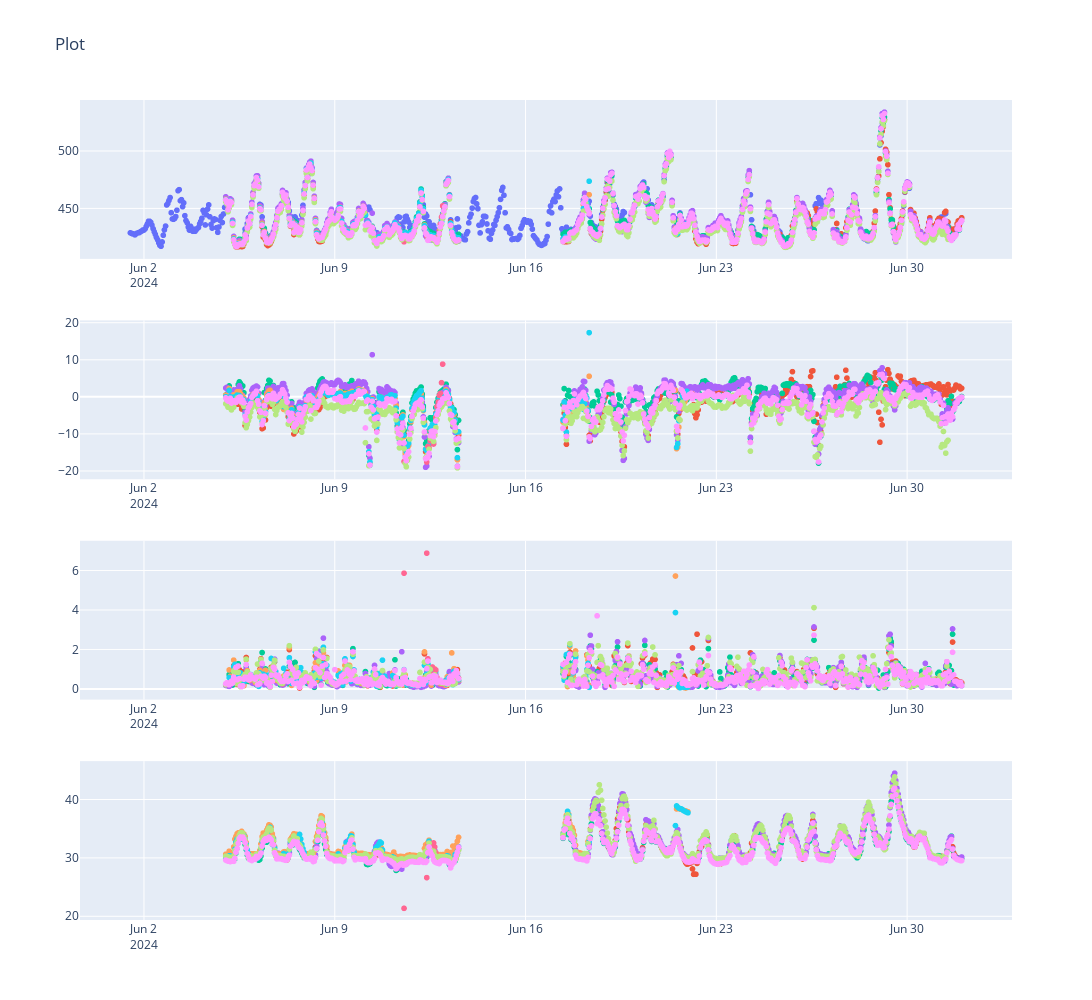

Notebook cell for this chart:
### Code cell
df_plot_1 = df_p_1h[["creation_timestamp", "sys_name_short", "picarro_corrected"]].rename({"picarro_corrected": "CO2"})
df_plot_2 = df_sbs[["creation_timestamp", "sys_name_short", "gmp343_corrected","gmp343_temperature", "gmp343_temperature_change", "diff"]].rename({"gmp343_corrected": "CO2"})
df_plot = pl.concat([df_plot_1,df_plot_2], how="diagonal")

# Quality Check
start = datetime(2024, 6, 1, 12, 0, 0).replace(tzinfo=timezone.utc)
end = datetime(2024, 7, 2, 0, 0, 0).replace(tzinfo=timezone.utc)

df_temp = df_plot.filter(pl.col("creation_timestamp").is_between(start, end))

figures = [
            px.scatter(df_temp, x="creation_timestamp", y = "CO2", color = "sys_name_short"),
            px.scatter(df_temp, x="creation_timestamp", y = "diff", color = "sys_name_short"),
            px.scatter(df_temp, x="creation_timestamp", y = "gmp343_temperature_change", color = "sys_name_short"),
            px.scatter(df_temp, x="creation_timestamp", y = "gmp343_temperature", color = "sys_name_short")
            
    ]

fig = make_subplots(rows=len(figures), cols=1) 

for i, figure in enumerate(figures):
    for trace in range(len(figure["data"])):
        fig.append_trace(figure["data"][trace], row=i+1, col=1)
        
fig.update_layout(title_text='Plot', height=1000, width=1300, showlegend=False) 
fig.show()

### Figure 1 — Plotly figure (JSON) as saved in the notebook; plotly's stock layout.template omitted (floating-point values rounded to 4 significant figures; data arrays with more than 128 entries replaced by an {"elided": "..."} marker saying what was removed)
{"data": [{"hovertemplate": "sys_name_short=Picarro<br>creation_timestamp=%{x}<br>CO2=%{y}<extra></extra>", "legendgroup": "Picarro", "marker": {"color": "#636efa", "symbol": "circle"}, "mode": "markers", "name": "Picarro", "showlegend": true, "type": "scattergl", "x": {"elided": "733 str values"}, "xaxis": "x", "y": {"elided": "733 float values"}, "yaxis": "y"}, {"hovertemplate": "sys_name_short=acropolis-2<br>creation_timestamp=%{x}<br>CO2=%{y}<extra></extra>", "legendgroup": "acropolis-2", "marker": {"color": "#EF553B", "symbol": "circle"}, "mode": "markers", "name": "acropolis-2", "showlegend": true, "type": "scattergl", "x": {"elided": "557 str values"}, "xaxis": "x", "y": {"elided": "557 float values"}, "yaxis": "y"}, {"hovertemplate": "sys_name_short=acropolis-4<br>creation_timestamp=%{x}<br>CO2=%{y}<extra></extra>", "legendgroup": "acropolis-4", "marker": {"color": "#00cc96", "symbol": "circle"}, "mode": "markers", "name": "acropolis-4", "showlegend": true, "type": "scattergl", "x": {"elided": "558 str values"}, "xaxis": "x", "y": {"elided": "558 float values"}, "yaxis": "y"}, {"hovertemplate": "sys_name_short=acropolis-6<br>creation_timestamp=%{x}<br>CO2=%{y}<extra></extra>", "legendgroup": "acropolis-6", "marker": {"color": "#ab63fa", "symbol": "circle"}, "mode": "markers", "name": "acropolis-6", "showlegend": true, "type": "scattergl", "x": {"elided": "558 str values"}, "xaxis": "x", "y": {"elided": "558 float values"}, "yaxis": "y"}, {"hovertemplate": "sys_name_short=acropolis-7<br>creation_timestamp=%{x}<br>CO2=%{y}<extra></extra>", "legendgroup": "acropolis-7", "marker": {"color": "#FFA15A", "symbol": "circle"}, "mode": "markers", "name": "acropolis-7", "showlegend": true, "type": "scattergl", "x": {"elided": "242 str values"}, "xaxis": "x", "y": {"elided": "242 float values"}, "yaxis": "y"}, {"hovertemplate": "sys_name_short=acropolis-14<br>creation_timestamp=%{x}<br>CO2=%{y}<extra></extra>", "legendgroup": "acropolis-14", "marker": {"color": "#19d3f3", "symbol": "circle"}, "mode": "markers", "name": "acropolis-14", "showlegend": true, "type": "scattergl", "x": {"elided": "242 str values"}, "xaxis": "x", "y": {"elided": "242 float values"}, "yaxis": "y"}, {"hovertemplate": "sys_name_short=acropolis-15<br>creation_timestamp=%{x}<br>CO2=%{y}<extra></extra>", "legendgroup": "acropolis-15", "marker": {"color": "#FF6692", "symbol": "circle"}, "mode": "markers", "name": "acropolis-15", "showlegend": true, "type": "scattergl", "x": ["2024-06-11T13:00:00+00:00", "2024-06-12T09:00:00+00:00", "2024-06-12T10:00:00+00:00", "2024-06-12T11:00:00+00:00", "2024-06-12T12:00:00+00:00", "2024-06-12T13:00:00+00:00", "2024-06-12T14:00:00+00:00", "2024-06-12T15:00:00+00:00", "2024-06-12T16:00:00+00:00", "2024-06-12T17:00:00+00:00", "2024-06-12T18:00:00+00:00", "2024-06-12T19:00:00+00:00", "2024-06-12T20:00:00+00:00", "2024-06-12T21:00:00+00:00", "2024-06-12T22:00:00+00:00", "2024-06-12T23:00:00+00:00"], "xaxis": "x", "y": [421.0, 426.0, 425.3, 424.9, 423.9, 424.4, 423.3, 422.7, 422.5, 423.5, 422.8, 425.8, 431.0, 436.6, 442.7, 452.4], "yaxis": "y"}, {"hovertemplate": "sys_name_short=acropolis-17<br>creation_timestamp=%{x}<br>CO2=%{y}<extra></extra>", "legendgroup": "acropolis-17", "marker": {"color": "#B6E880", "symbol": "circle"}, "mode": "markers", "name": "acropolis-17", "showlegend": true, "type": "scattergl", "x": {"elided": "544 str values"}, "xaxis": "x", "y": {"elided": "544 float values"}, "yaxis": "y"}, {"hovertemplate": "sys_name_short=acropolis-19<br>creation_timestamp=%{x}<br>CO2=%{y}<extra></extra>", "legendgroup": "acropolis-19", "marker": {"color": "#FF97FF", "symbol": "circle"}, "mode": "markers", "name": "acropolis-19", "showlegend": true, "type": "scattergl", "x": {"elided": "558 str values"}, "xaxis": "x", "y": {"elided": "558 float values"}, "yaxis": "y"}, {"hovertemplate": "sys_name_short=Picarro<br>creation_timestamp=%{x}<br>diff=%{y}<extra></extra>", "legendgroup": "Picarro", "marker": {"color": "#636efa", "symbol": "circle"}, "mode": "markers", "name": "Picarro", "showlegend": true, "type": "scattergl", "x": {"elided": "733 str values"}, "xaxis": "x2", "y": {"elided": "733 null values"}, "yaxis": "y2"}, {"hovertemplate": "sys_name_short=acropolis-2<br>creation_timestamp=%{x}<br>diff=%{y}<extra></extra>", "legendgroup": "acropolis-2", "marker": {"color": "#EF553B", "symbol": "circle"}, "mode": "markers", "name": "acropolis-2", "showlegend": true, "type": "scattergl", "x": {"elided": "557 str values"}, "xaxis": "x2", "y": {"elided": "557 float values"}, "yaxis": "y2"}, {"hovertemplate": "sys_name_short=acropolis-4<br>creation_timestamp=%{x}<br>diff=%{y}<extra></extra>", "legendgroup": "acropolis-4", "marker": {"color": "#00cc96", "symbol": "circle"}, "mode": "markers", "name": "acropolis-4", "showlegend": true, "type": "scattergl", "x": {"elided": "558 str values"}, "xaxis": "x2", "y": {"elided": "558 float values"}, "yaxis": "y2"}, {"hovertemplate": "sys_name_short=acropolis-6<br>creation_timestamp=%{x}<br>diff=%{y}<extra></extra>", "legendgroup": "acropolis-6", "marker": {"color": "#ab63fa", "symbol": "circle"}, "mode": "markers", "name": "acropolis-6", "showlegend": true, "type": "scattergl", "x": {"elided": "558 str values"}, "xaxis": "x2", "y": {"elided": "558 float values"}, "yaxis": "y2"}, {"hovertemplate": "sys_name_short=acropolis-7<br>creation_timestamp=%{x}<br>diff=%{y}<extra></extra>", "legendgroup": "acropolis-7", "marker": {"color": "#FFA15A", "symbol": "circle"}, "mode": "markers", "name": "acropolis-7", "showlegend": true, "type": "scattergl", "x": {"elided": "242 str values"}, "xaxis": "x2", "y": {"elided": "242 float values"}, "yaxis": "y2"}, {"hovertemplate": "sys_name_short=acropolis-14<br>creation_timestamp=%{x}<br>diff=%{y}<extra></extra>", "legendgroup": "acropolis-14", "marker": {"color": "#19d3f3", "symbol": "circle"}, "mode": "markers", "name": "acropolis-14", "showlegend": true, "type": "scattergl", "x": {"elided": "242 str values"}, "xaxis": "x2", "y": {"elided": "242 float values"}, "yaxis": "y2"}, {"hovertemplate": "sys_name_short=acropolis-15<br>creation_timestamp=%{x}<br>diff=%{y}<extra></extra>", "legendgroup": "acropolis-15", "marker": {"color": "#FF6692", "symbol": "circle"}, "mode": "markers", "name": "acropolis-15", "showlegend": true, "type": "scattergl", "x": ["2024-06-11T13:00:00+00:00", "2024-06-12T09:00:00+00:00", "2024-06-12T10:00:00+00:00", "2024-06-12T11:00:00+00:00", "2024-06-12T12:00:00+00:00", "2024-06-12T13:00:00+00:00", "2024-06-12T14:00:00+00:00", "2024-06-12T15:00:00+00:00", "2024-06-12T16:00:00+00:00", "2024-06-12T17:00:00+00:00", "2024-06-12T18:00:00+00:00", "2024-06-12T19:00:00+00:00", "2024-06-12T20:00:00+00:00", "2024-06-12T21:00:00+00:00", "2024-06-12T22:00:00+00:00", "2024-06-12T23:00:00+00:00"], "xaxis": "x2", "y": [-17.37, -17.5, -13.3, -13.69, -11.72, -10.13, -9.976, -12.63, -9.827, -5.579, -2.542, -1.28, 0.5158, 1.06, 3.953, 8.962], "yaxis": "y2"}, {"hovertemplate": "sys_name_short=acropolis-17<br>creation_timestamp=%{x}<br>diff=%{y}<extra></extra>", "legendgroup": "acropolis-17", "marker": {"color": "#B6E880", "symbol": "circle"}, "mode": "markers", "name": "acropolis-17", "showlegend": true, "type": "scattergl", "x": {"elided": "544 str values"}, "xaxis": "x2", "y": {"elided": "544 float values"}, "yaxis": "y2"}, {"hovertemplate": "sys_name_short=acropolis-19<br>creation_timestamp=%{x}<br>diff=%{y}<extra></extra>", "legendgroup": "acropolis-19", "marker": {"color": "#FF97FF", "symbol": "circle"}, "mode": "markers", "name": "acropolis-19", "showlegend": true, "type": "scattergl", "x": {"elided": "558 str values"}, "xaxis": "x2", "y": {"elided": "558 float values"}, "yaxis": "y2"}, {"hovertemplate": "sys_name_short=Picarro<br>creation_timestamp=%{x}<br>gmp343_temperature_change=%{y}<extra></extra>", "legendgroup": "Picarro", "marker": {"color": "#636efa", "symbol": "circle"}, "mode": "markers", "name": "Picarro", "showlegend": true, "type": "scattergl", "x": {"elided": "733 str values"}, "xaxis": "x3", "y": {"elided": "733 null values"}, "yaxis": "y3"}, {"hovertemplate": "sys_name_short=acropolis-2<br>creation_timestamp=%{x}<br>gmp343_temperature_change=%{y}<extra></extra>", "legendgroup": "acropolis-2", "marker": {"color": "#EF553B", "symbol": "circle"}, "mode": "markers", "name": "acropolis-2", "showlegend": true, "type": "scattergl", "x": {"elided": "557 str values"}, "xaxis": "x3", "y": {"elided": "557 float values"}, "yaxis": "y3"}, {"hovertemplate": "sys_name_short=acropolis-4<br>creation_timestamp=%{x}<br>gmp343_temperature_change=%{y}<extra></extra>", "legendgroup": "acropolis-4", "marker": {"color": "#00cc96", "symbol": "circle"}, "mode": "markers", "name": "acropolis-4", "showlegend": true, "type": "scattergl", "x": {"elided": "558 str values"}, "xaxis": "x3", "y": {"elided": "558 float values"}, "yaxis": "y3"}, {"hovertemplate": "sys_name_short=acropolis-6<br>creation_timestamp=%{x}<br>gmp343_temperature_change=%{y}<extra></extra>", "legendgroup": "acropolis-6", "marker": {"color": "#ab63fa", "symbol": "circle"}, "mode": "markers", "name": "acropolis-6", "showlegend": true, "type": "scattergl", "x": {"elided": "558 str values"}, "xaxis": "x3", "y": {"elided": "558 float values"}, "yaxis": "y3"}, {"hovertemplate": "sys_name_short=acropolis-7<br>creation_timestamp=%{x}<br>gmp343_temperature_change=%{y}<extra></extra>", "legendgroup": "acropolis-7", "marker": {"color": "#FFA15A", "symbol": "circle"}, "mode": "markers", "name": "acropolis-7", "showlegend": true, "type": "scattergl", "x": {"elided": "242 str values"}, "xaxis": "x3", "y": {"elided": "242 float values"}, "yaxis": "y3"}, {"hovertemplate": "sys_name_short=acropolis-14<br>creation_timestamp=%{x}<br>gmp343_temperature_change=%{y}<extra></extra>", "legendgroup": "acropolis-14", "marker": {"color": "#19d3f3", "symbol": "circle"}, "mode": "markers", "name": "acropolis-14", "showlegend": true, "type": "scattergl", "x": {"elided": "242 str values"}, "xaxis": "x3", "y": {"elided": "242 float values"}, "yaxis": "y3"}, {"hovertemplate": "sys_name_short=acropolis-15<br>creation_timestamp=%{x}<br>gmp343_temperature_change=%{y}<extra></extra>", "legendgroup": "acropolis-15", "marker": {"color": "#FF6692", "symbol": "circle"}, "mode": "markers", "name": "acropolis-15", "showlegend": true, "type": "scattergl", "x": ["2024-06-11T13:00:00+00:00", "2024-06-12T09:00:00+00:00", "2024-06-12T10:00:00+00:00", "2024-06-12T11:00:00+00:00", "2024-06-12T12:00:00+00:00", "2024-06-12T13:00:00+00:00", "2024-06-12T14:00:00+00:00", "2024-06-12T15:00:00+00:00", "2024-06-12T16:00:00+00:00", "2024-06-12T17:00:00+00:00", "2024-06-12T18:00:00+00:00", "2024-06-12T19:00:00+00:00", "2024-06-12T20:00:00+00:00", "2024-06-12T21:00:00+00:00", "2024-06-12T22:00:00+00:00", "2024-06-12T23:00:00+00:00"], "xaxis": "x3", "y": [5.9, 6.917, 1.55, 0.7333, 0.7, 0.7667, 1.133, 0.5, 0.8, 0.9833, 0.6, 0.4833, 0.3333, 0.2667, 0.3, 0.25], "yaxis": "y3"}, {"hovertemplate": "sys_name_short=acropolis-17<br>creation_timestamp=%{x}<br>gmp343_temperature_change=%{y}<extra></extra>", "legendgroup": "acropolis-17", "marker": {"color": "#B6E880", "symbol": "circle"}, "mode": "markers", "name": "acropolis-17", "showlegend": true, "type": "scattergl", "x": {"elided": "544 str values"}, "xaxis": "x3", "y": {"elided": "544 float values"}, "yaxis": "y3"}, {"hovertemplate": "sys_name_short=acropolis-19<br>creation_timestamp=%{x}<br>gmp343_temperature_change=%{y}<extra></extra>", "legendgroup": "acropolis-19", "marker": {"color": "#FF97FF", "symbol": "circle"}, "mode": "markers", "name": "acropolis-19", "showlegend": true, "type": "scattergl", "x": {"elided": "558 str values"}, "xaxis": "x3", "y": {"elided": "558 float values"}, "yaxis": "y3"}, {"hovertemplate": "sys_name_short=Picarro<br>creation_timestamp=%{x}<br>gmp343_temperature=%{y}<extra></extra>", "legendgroup": "Picarro", "marker": {"color": "#636efa", "symbol": "circle"}, "mode": "markers", "name": "Picarro", "showlegend": true, "type": "scattergl", "x": {"elided": "733 str values"}, "xaxis": "x4", "y": {"elided": "733 null values"}, "yaxis": "y4"}, {"hovertemplate": "sys_name_short=acropolis-2<br>creation_timestamp=%{x}<br>gmp343_temperature=%{y}<extra></extra>", "legendgroup": "acropolis-2", "marker": {"color": "#EF553B", "symbol": "circle"}, "mode": "markers", "name": "acropolis-2", "showlegend": true, "type": "scattergl", "x": {"elided": "557 str values"}, "xaxis": "x4", "y": {"elided": "557 float values"}, "yaxis": "y4"}, {"hovertemplate": "sys_name_short=acropolis-4<br>creation_timestamp=%{x}<br>gmp343_temperature=%{y}<extra></extra>", "legendgroup": "acropolis-4", "marker": {"color": "#00cc96", "symbol": "circle"}, "mode": "markers", "name": "acropolis-4", "showlegend": true, "type": "scattergl", "x": {"elided": "558 str values"}, "xaxis": "x4", "y": {"elided": "558 float values"}, "yaxis": "y4"}, {"hovertemplate": "sys_name_short=acropolis-6<br>creation_timestamp=%{x}<br>gmp343_temperature=%{y}<extra></extra>", "legendgroup": "acropolis-6", "marker": {"color": "#ab63fa", "symbol": "circle"}, "mode": "markers", "name": "acropolis-6", "showlegend": true, "type": "scattergl", "x": {"elided": "558 str values"}, "xaxis": "x4", "y": {"elided": "558 float values"}, "yaxis": "y4"}, {"hovertemplate": "sys_name_short=acropolis-7<br>creation_timestamp=%{x}<br>gmp343_temperature=%{y}<extra></extra>", "legendgroup": "acropolis-7", "marker": {"color": "#FFA15A", "symbol": "circle"}, "mode": "markers", "name": "acropolis-7", "showlegend": true, "type": "scattergl", "x": {"elided": "242 str values"}, "xaxis": "x4", "y": {"elided": "242 float values"}, "yaxis": "y4"}, {"hovertemplate": "sys_name_short=acropolis-14<br>creation_timestamp=%{x}<br>gmp343_temperature=%{y}<extra></extra>", "legendgroup": "acropolis-14", "marker": {"color": "#19d3f3", "symbol": "circle"}, "mode": "markers", "name": "acropolis-14", "showlegend": true, "type": "scattergl", "x": {"elided": "242 str values"}, "xaxis": "x4", "y": {"elided": "242 float values"}, "yaxis": "y4"}, {"hovertemplate": "sys_name_short=acropolis-15<br>creation_timestamp=%{x}<br>gmp343_temperature=%{y}<extra></extra>", "legendgroup": "acropolis-15", "marker": {"color": "#FF6692", "symbol": "circle"}, "mode": "markers", "name": "acropolis-15", "showlegend": true, "type": "scattergl", "x": ["2024-06-11T13:00:00+00:00", "2024-06-12T09:00:00+00:00", "2024-06-12T10:00:00+00:00", "2024-06-12T11:00:00+00:00", "2024-06-12T12:00:00+00:00", "2024-06-12T13:00:00+00:00", "2024-06-12T14:00:00+00:00", "2024-06-12T15:00:00+00:00", "2024-06-12T16:00:00+00:00", "2024-06-12T17:00:00+00:00", "2024-06-12T18:00:00+00:00", "2024-06-12T19:00:00+00:00", "2024-06-12T20:00:00+00:00", "2024-06-12T21:00:00+00:00", "2024-06-12T22:00:00+00:00", "2024-06-12T23:00:00+00:00"], "xaxis": "x4", "y": [21.37, 26.64, 32.11, 32.31, 31.51, 31.12, 32.53, 32.59, 31.9, 30.96, 30.22, 30.2, 30.06, 30.0, 29.9, 29.94], "yaxis": "y4"}, {"hovertemplate": "sys_name_short=acropolis-17<br>creation_timestamp=%{x}<br>gmp343_temperature=%{y}<extra></extra>", "legendgroup": "acropolis-17", "marker": {"color": "#B6E880", "symbol": "circle"}, "mode": "markers", "name": "acropolis-17", "showlegend": true, "type": "scattergl", "x": {"elided": "544 str values"}, "xaxis": "x4", "y": {"elided": "544 float values"}, "yaxis": "y4"}, {"hovertemplate": "sys_name_short=acropolis-19<br>creation_timestamp=%{x}<br>gmp343_temperature=%{y}<extra></extra>", "legendgroup": "acropolis-19", "marker": {"color": "#FF97FF", "symbol": "circle"}, "mode": "markers", "name": "acropolis-19", "showlegend": true, "type": "scattergl", "x": {"elided": "558 str values"}, "xaxis": "x4", "y": {"elided": "558 float values"}, "yaxis": "y4"}], "layout": {"height": 1000, "showlegend": false, "title": {"text": "Plot"}, "width": 1300, "xaxis": {"anchor": "y", "domain": [0, 1]}, "xaxis2": {"anchor": "y2", "domain": [0, 1]}, "xaxis3": {"anchor": "y3", "domain": [0, 1]}, "xaxis4": {"anchor": "y4", "domain": [0, 1]}, "yaxis": {"anchor": "x", "domain": [0.8063, 1]}, "yaxis2": {"anchor": "x2", "domain": [0.5375, 0.7312]}, "yaxis3": {"anchor": "x3", "domain": [0.2687, 0.4625]}, "yaxis4": {"anchor": "x4", "domain": [0, 0.1938]}}}
